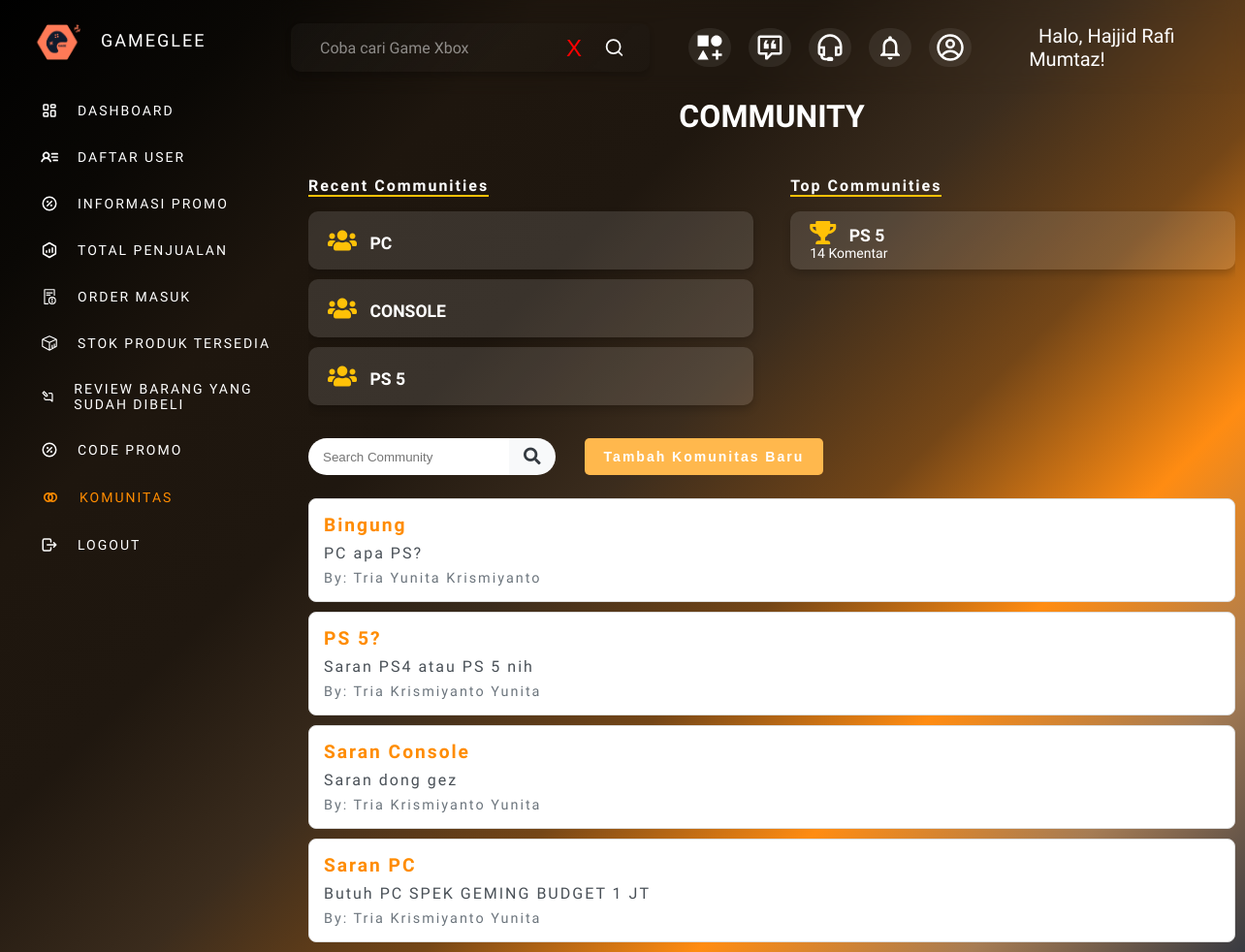
Screenshot of /admin/forum_komunitas.php (signed in) with the database file from the repository.
### tables this page shows
CREATE TABLE `komunitas` (
  `id_komunitas` int(11) NOT NULL,
  `nama_komunitas` varchar(255) NOT NULL,
  `deskripsi` text NOT NULL,
  `dibuat_oleh` int(11) NOT NULL,
  `created_at` timestamp NULL DEFAULT current_timestamp(),
  `gambar` varchar(255) DEFAULT NULL
);

CREATE TABLE `topik` (
  `id_topik` int(11) NOT NULL,
  `id_komunitas` int(11) NOT NULL,
  `judul_topik` varchar(255) NOT NULL,
  `deskripsi_topik` text NOT NULL,
  `dibuat_oleh` int(11) NOT NULL,
  `created_at` timestamp NULL DEFAULT current_timestamp()
);

CREATE TABLE `user` (
  `id_user` int(11) NOT NULL,
  `nama` varchar(255) NOT NULL,
  `email` varchar(255) NOT NULL,
  `password` varchar(255) NOT NULL,
  `no_tlp` varchar(50) DEFAULT NULL,
  `alamat` text DEFAULT NULL,
  `level` enum('admin','user') NOT NULL,
  `foto` varchar(255) NOT NULL,
  `active` datetime DEFAULT NULL
);

### admin/forum_komunitas.php (the view, shortened to what this page needs)
<?php
include '../db.php';
$query_recent = mysqli_query($kon, "SELECT * FROM komunitas ORDER BY created_at DESC LIMIT 5");
$query_top = mysqli_query($kon, "
    SELECT k.*, COUNT(t.id_topik) AS jumlah_topik,
           (SELECT COUNT(*)
            FROM topik tp
            JOIN komentar km ON tp.id_topik = km.id_topik
            WHERE tp.id_komunitas = k.id_komunitas) AS jumlah_komentar
    FROM komunitas k
    LEFT JOIN topik t ON k.id_komunitas = t.id_komunitas
    GROUP BY k.id_komunitas
    HAVING jumlah_komentar > 10
    ORDER BY jumlah_komentar DESC
    LIMIT 5
");
$query_topik = mysqli_query($kon, "
    SELECT t.id_topik, t.judul_topik, t.deskripsi_topik, u.nama AS pembuat
    FROM topik t
    JOIN user u ON t.dibuat_oleh = u.id_user
    ORDER BY t.id_topik DESC
");
?>
<!DOCTYPE html>
<html lang="en">
<head>
  <link rel="stylesheet" href="../assets/css/styleDashboardA.css">
  <link href="https://code.iconify.design/3/3.1.0/iconify.min.css" rel="stylesheet">
  <link href="https://code.iconify.design/3/3.1.0/iconify.min.css" rel="stylesheet">
    <link rel="stylesheet" href="https://cdnjs.cloudflare.com/ajax/libs/font-awesome/5.15.4/css/all.min.css">
</head>
<body>
   <div class="sidebar">
    <header>
    <div class="top">
      <span class="image">
        <img src="../assets/img/Logo_GG.png" alt="Logo Gameglee" class="logo">
      </span>
      <div><p>GAMEGLEE</p></div>
    </div>
    <ul>
      <li><a href="index.php" ><span class="humbleicons--dashboard"></span>DASHBOARD</a></li>
      <li><a href="user.php"><span class="ph--user-list-bold"></span>DAFTAR USER</a></li>
      <li><a href="informasipromo.php"><span class="tabler--discount"></span>INFORMASI PROMO</a></li>
      <li><a href="penjualan.php"><span class="icon-park-outline--sales-report"></span>TOTAL PENJUALAN</a></li>
      <li><a href="order.php"><span class="lsicon--work-order-abnormal-outline"></span>ORDER MASUK</a></li>
      <li><a href="stok_produk.php"><span class="lsicon--management-stockout-outline"></span>STOK PRODUK TERSEDIA</a></li>
      <li><a href="review.php"><span class="uil--comment-alt-edit-1"></span>REVIEW BARANG YANG SUDAH DIBELI</a></li>
      <li><a href="promo.php"><span class="tabler--discount"></span>CODE PROMO</a></li>
      <li><a href="forum_komunitas.php" class="active"><span class="gg--community"></span>KOMUNITAS</a></li>
      <li><a href="logout.php"><span class="tabler--logout"></span>LOGOUT</a></li>
    </ul>
    </header>
   </div>
        <div class="topbar">
            <div class="search-box">
              <div class="dynamic-text">
                <input type="text"/>
                <span class="animated-text"></span>
              </div>
              <button class="close-button">X</button>
              <span class="iconamoon--search"></span>
            </div>
            <div class="menu-nav">
              <ul>
                <li><a href="kategori.php"><span class="mdi--category-plus"></span></a></li>
                <li><a href="feedback.php"><span class="mdi--feedbacks-outline"></span></a></li>
                <li><a href="index_admin.php"><span class="tdesign--cutomerservice"></span></a></li>
                <li><a href="notifikasi.php"><span class="ic--outline-notifications"></span></a></li>
                <li>
                  <a href="profil.php">
                  <span class="gg--profile"></span>
                  </a>
                </li>
              </ul>
            </div>
            <div class="user-profile">
              <ul>
                <li>
                  <a href="profil.php"  data-bs-toggle="dropdown">
                  <span class="d-none d-md-block dropdown-toggle ps-2">
                    &nbsp; Halo, <?= $_SESSION["admin"] ?>!
                  </span>
                  </a>
                </li>
              </ul>
            </div>
        </div>
        <main id="main" class="main">
            <div class="container-com">
                <h1 class="text-center mb-5">COMMUNITY</h1>
                <div class="row mb-4 d-flex justify-content-end">
                    <div class="col-md-6">
                        <h4 class="section-title">Recent Communities</h4>
                        <?php while ($recent = mysqli_fetch_assoc($query_recent)): ?>
                            <a href="detail_komunitas.php?id=<?php echo $recent['id_komunitas']; ?>">
                                <div class="card mb-3 card-custom">
                                    <div class="card-body d-flex align-items-center">
                                        <i class="fas fa-users community-icon"></i>
                                        <span class="community-card-title"><?php echo htmlspecialchars($recent['nama_komunitas']); ?></span>
                                    </div>
                                </div>
                            </a>
                        <?php endwhile; ?>
                    </div>
                    <div class="col-md-6">
                        <h4 class="section-title">Top Communities</h4>
                        <?php while ($top = mysqli_fetch_assoc($query_top)): ?>
                            <a href="detail_komunitas.php?id=<?php echo $top['id_komunitas']; ?>">
                                <div class="card mb-3 card-custom">
                                    <div class="card-body d-flex align-items-center justify-content-between">
                                        <div class="d-flex align-items-center">
                                            <i class="fas fa-trophy community-icon"></i>
                                            <span class="community-card-title"><?php echo htmlspecialchars($top['nama_komunitas']); ?></span>
                                        </div>
                                        <span class="badge badge-warning"><?php echo $top['jumlah_komentar']; ?> Komentar</span>
                                    </div>
                                </div>
                            </a>
                        <?php endwhile; ?>
                    </div>
                </div>
                <div class="search-container d-flex justify-content-between align-items-center mb-4">
                    <div class="input-group" style="max-width: 400px;">
                        <input type="text" class="form-control" placeholder="Search Community">
                        <div class="input-group-append">
                            <button class="btn btn-outline-secondary" type="button"><i class="fas fa-search"></i></button>
                        </div>
                    </div>
                    <button class="btn btn-warning" onclick="bukaModal()">Tambah Komunitas Baru</button>
                </div>
                <div class="list-group">
                    <?php while ($topik = mysqli_fetch_assoc($query_topik)): ?>
                        <a href="topik.php?id=<?php echo $topik['id_topik']; ?>" class="list-group-item list-group-item-action">
                            <div class="list-group-content">
                                <h5 class="mb-1"><?php echo htmlspecialchars($topik['judul_topik']); ?></h5>
                                <p class="mb-1"><?php echo nl2br(htmlspecialchars($topik['deskripsi_topik'])); ?></p>
                                <small class="text-muted">By: <?php echo htmlspecialchars($topik['pembuat']); ?></small>
                            </div>
                        </a>
                    <?php endwhile; ?>
                </div>
            </div>
        </main>
</body>
</html>

### rows the page displays
komunitas: nama_komunitas "PC"
komunitas: nama_komunitas "CONSOLE"
komunitas: nama_komunitas "PS 5", jumlah_komentar "14"
topik: judul_topik "Bingung", deskripsi_topik "PC apa PS?", dibuat_oleh.nama "Tria Yunita Krismiyanto"
topik: judul_topik "PS 5?", deskripsi_topik "Saran PS4 atau PS 5 nih", dibuat_oleh.nama "Tria Krismiyanto Yunita"
topik: judul_topik "Saran Console", deskripsi_topik "Saran dong gez", dibuat_oleh.nama "Tria Krismiyanto Yunita"
topik: judul_topik "Saran PC", deskripsi_topik "Butuh PC SPEK GEMING BUDGET 1 JT", dibuat_oleh.nama "Tria Krismiyanto Yunita"

### other values shown
$_SESSION["admin"] "Hajjid Rafi Mumtaz"
